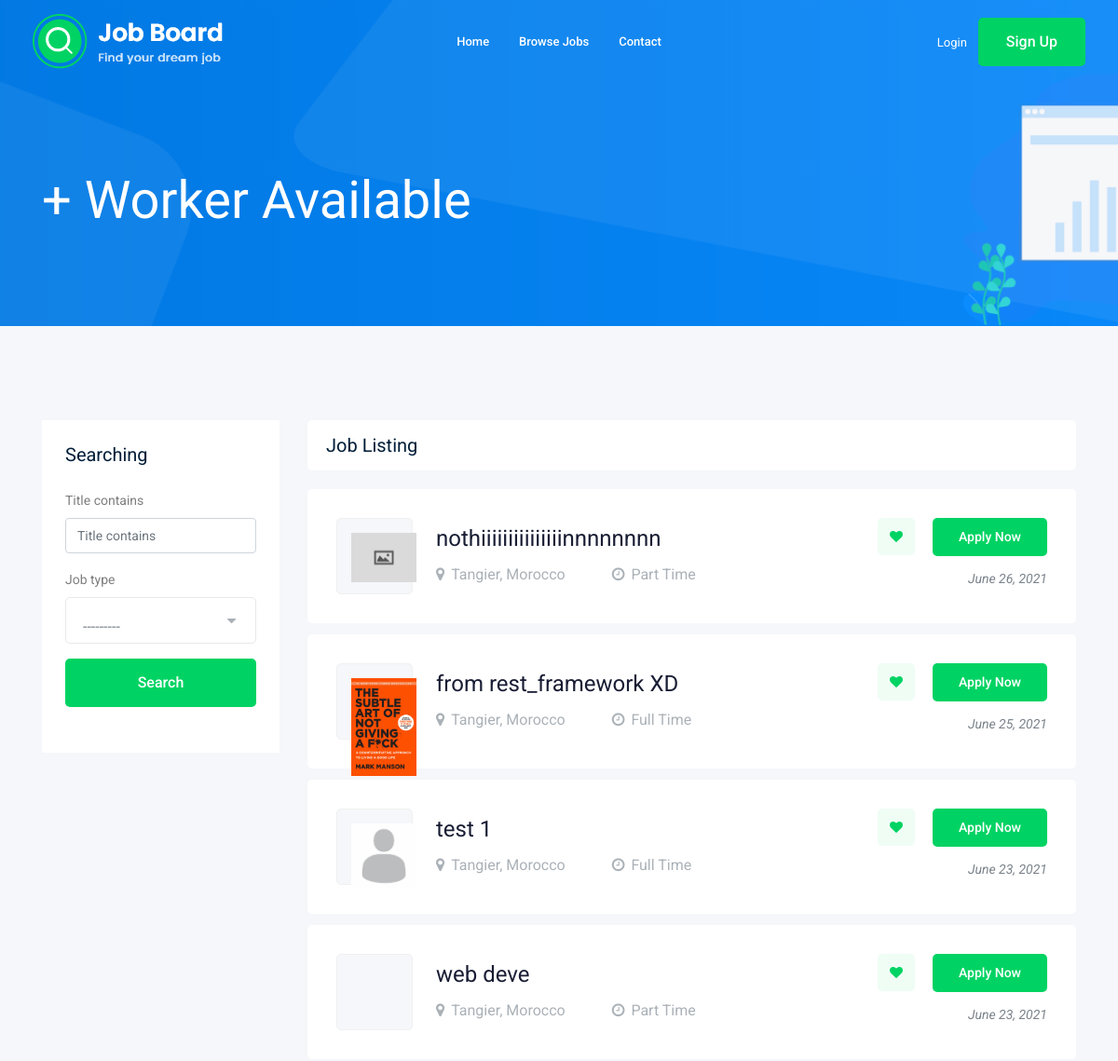
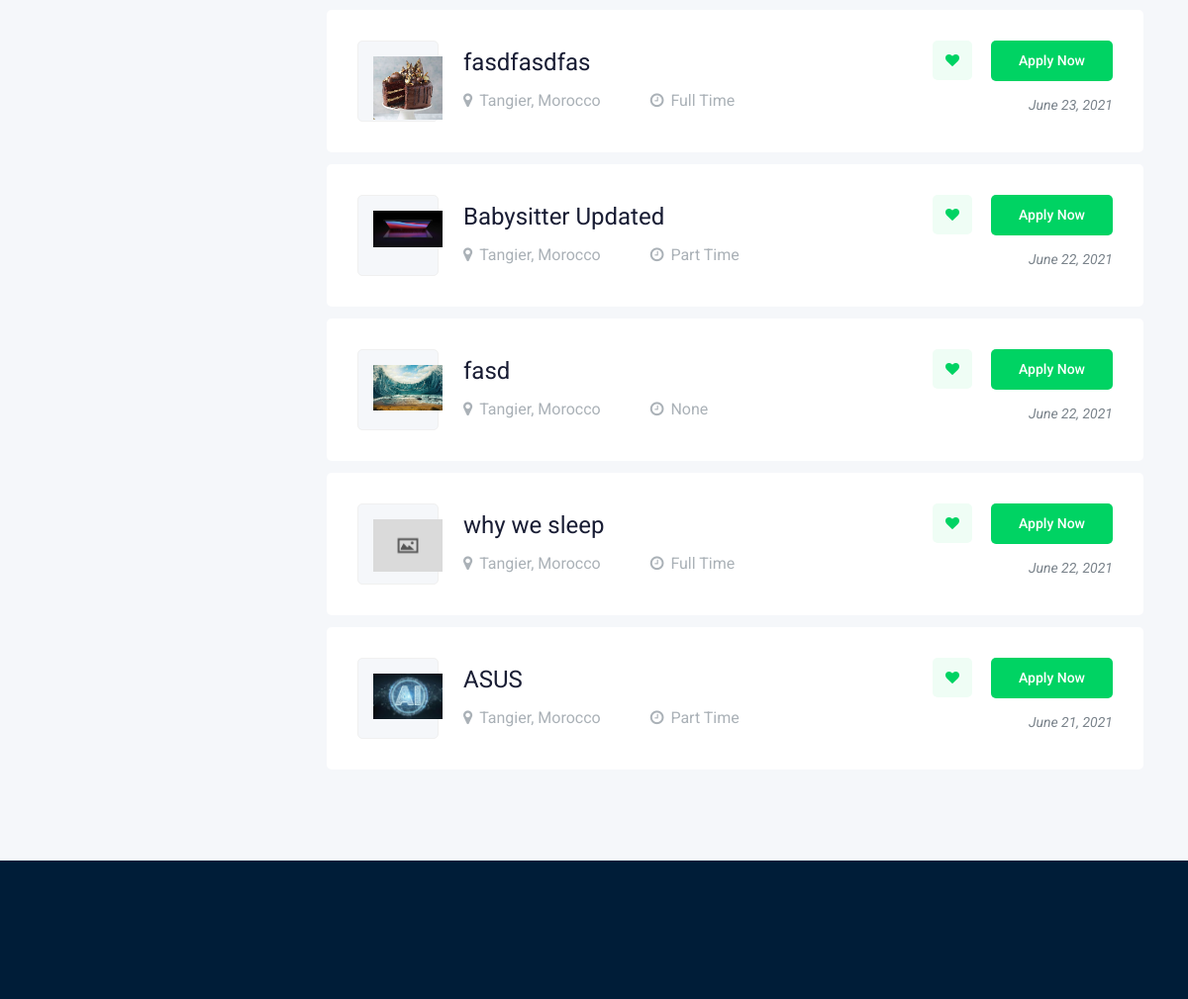
Before: /plumber/ (upper part) with the older database file (2 pictures, top to bottom).
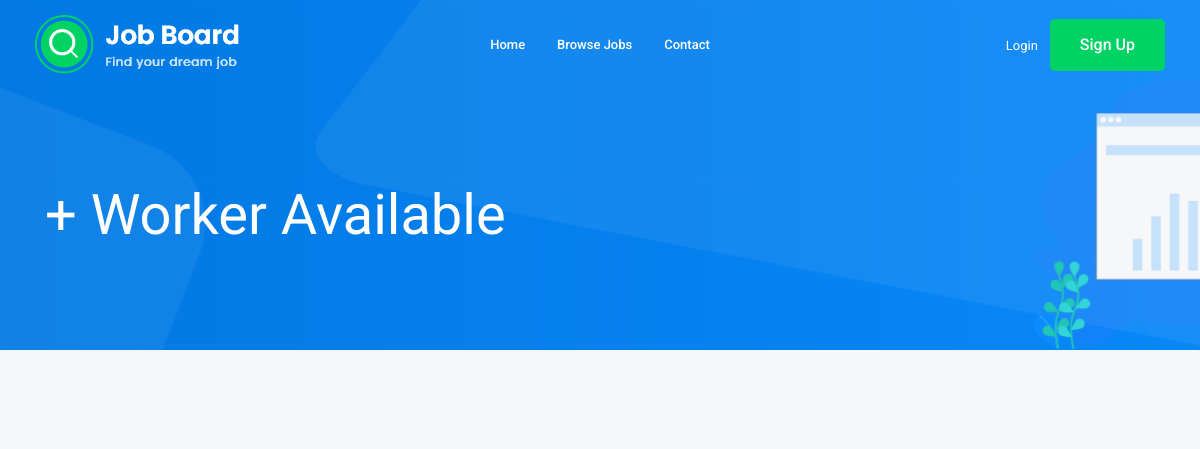
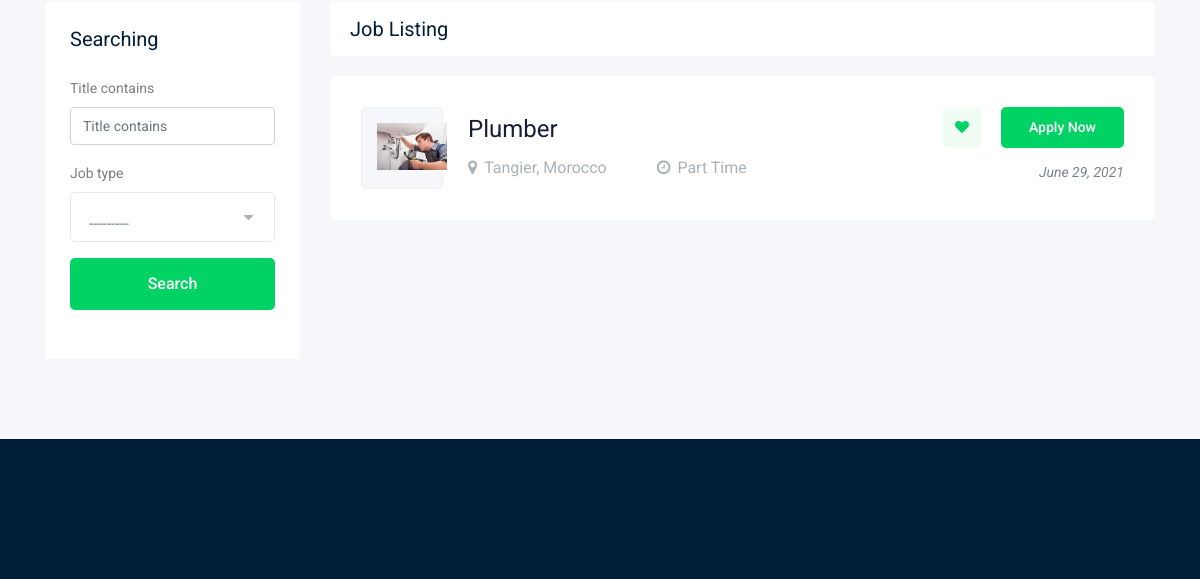
After: the same page with the newer database file (2 pictures, top to bottom).
### jobs/models.py (models this page shows, shortened)
class Job(models.Model):
    JOB_TYPE = (
        ('Full Time','Full Time'),
        ('Part Time','Part Time')
    )
    title = models.CharField(max_length=250)
    poster = models.ForeignKey(User,related_name='job_poster',on_delete=models.CASCADE)
    description = models.TextField(default="What ill do : \nExperience : \nPrice : ",max_length=2000,blank=True,null=True)
    job_type = models.CharField(max_length=100,choices=JOB_TYPE,null=True,blank=True)
    date_posted = models.DateTimeField(auto_now_add=True)
    featured = models.BooleanField(default=False)
    image = models.ImageField(upload_to=image_upload,default="jobs/default.jpg")
    category = models.ForeignKey(Category,on_delete=models.CASCADE)
    slug = models.SlugField(null=True,blank=True)
    class Meta:
        ordering = ('-date_posted',)

### home/views.py (the view)
# urls.py: path('plumber/',plumber,name="plumber"),
def plumber(request):
    jobs = Job.objects.filter(category=1)
    filter = JobFilter2(request.GET,queryset=jobs)
    jobs = filter.qs
    paginator = Paginator(jobs,9)
    page_number = request.GET.get('page')
    page_obj = paginator.get_page(page_number)
    context = {
        'jobs' : page_obj,
        'filter' : filter
    }
    return render(request,'categories/plumber.html',context)

### home/templates/categories/plumber.html (shortened to what this page needs)
{% extends 'base.html' %}
{% load bootstrap4 %}
{% block content %}
    <div class="bradcam_area bradcam_bg_1">
        <div class="container">
            <div class="row">
                <div class="col-xl-12">
                    <div class="bradcam_text">
                        <h3>{{jobs.count}}+ Worker Available</h3>
                    </div>
                </div>
            </div>
        </div>
    </div>
    <div class="job_listing_area plus_padding">
        <div class="container">
            <div class="row">
                <div class="col-lg-3">
                    <div class="job_filter white-bg">
                        <div class="form_inner white-bg">
                            <h3>Searching</h3>
                            <form method="GET">
                                {% bootstrap_form filter.form %}
                                <button  class="boxed-btn3 w-100 mt-3" type="submit">Search</button>
                            </form>
                        </div>
                        <br>
                    </div>
                </div>
                <div class="col-lg-9">
                    <div class="recent_joblist_wrap">
                        <div class="recent_joblist white-bg ">
                            <div class="row align-items-center">
                                <div class="col-md-6">
                                    <h4>Job Listing</h4>
                                </div>
                            </div>
                        </div>
                    </div>
                    <div class="job_lists m-0">
                        <div class="row">
                            {% for job in jobs %}
                                <div class="col-lg-12 col-md-12">
                                    <div class="single_jobs white-bg d-flex justify-content-between">
                                        <div class="jobs_left d-flex align-items-center">
                                            <div class="thumb">
                                                <img style="width: 70px;" src="{{job.image.url}}"alt="">
                                            </div>
                                            <div class="jobs_conetent">
                                                <a href="{% url 'jobs:job_detail' job.slug %}"><h4>{{job.title}}</h4></a>
                                                <div class="links_locat d-flex align-items-center">
                                                    <div class="location">
                                                        <p> <i class="fa fa-map-marker"></i>Tangier, Morocco</p>
                                                    </div>
                                                    <div class="location">
                                                        <p> <i class="fa fa-clock-o"></i>{{job.job_type}}</p>
                                                    </div>
                                                </div>
                                            </div>
                                        </div>
                                        <div class="jobs_right">
                                            <div class="apply_now">
                                                <a class="heart_mark" href="#"> <i class="fa fa-heart"></i> </a>
                                                <a href="{% url 'jobs:job_detail' job.slug %}" class="boxed-btn3">Apply Now</a>
                                            </div>
                                            <div class="date">
                                                <p>{{job.date_posted|date:"F d, Y"}}</p>
                                            </div>
                                        </div>
                                    </div>
                                </div>
                            {% endfor %}
                        </div>
                    </div>
                </div>
            </div>
        </div>
    </div>
{% endblock %}

Changed rows visible on the page:
removed Job: image (placeholder picture), title "nothiiiiiiiiiiiiiiinnnnnnnn", job_type "Part Time", date_posted "June 26, 2021"
removed Job: image (picture), title "from rest_framework XD", job_type "Full Time", date_posted "June 25, 2021"
removed Job: image (picture), title "test 1", job_type "Full Time", date_posted "June 23, 2021"
removed Job: title "web deve", job_type "Part Time", date_posted "June 23, 2021"
removed Job: image (picture), title "fasdfasdfas", job_type "Full Time", date_posted "June 23, 2021"
removed Job: image (picture), title "Babysitter Updated", job_type "Part Time", date_posted "June 22, 2021"
removed Job: image (picture), title "fasd", job_type "None", date_posted "June 22, 2021"
removed Job: image (placeholder picture), title "why we sleep", job_type "Full Time", date_posted "June 22, 2021"
removed Job: image (picture), title "ASUS", job_type "Part Time", date_posted "June 21, 2021"
added Job: image (picture), title "Plumber", job_type "Part Time", date_posted "June 29, 2021"
